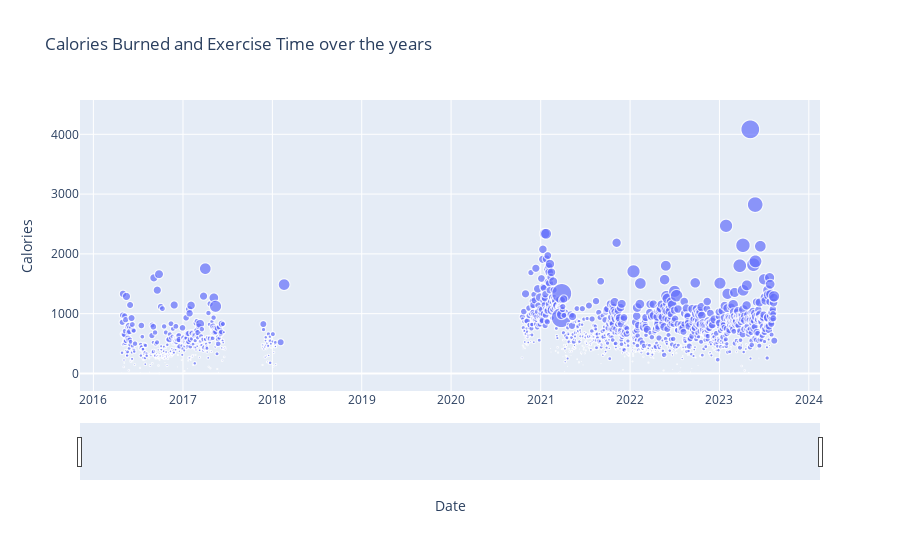

Notebook code cell kept with this figure:
### Code cell
fig = px.scatter(activity_data, 
                x='Date', 
                y='Calories', 
                title='Calories Burned and Exercise Time over the years',
                size='Duration')
fig.update_layout(xaxis_rangeslider_visible=True)
fig

### Figure 1 — Plotly figure (JSON) as saved in the notebook; plotly's stock layout.template omitted (floating-point values rounded to 4 significant figures; data arrays with more than 128 entries replaced by an {"elided": "..."} marker saying what was removed)
{"data": [{"hovertemplate": "Date=%{x}<br>Calories=%{y}<br>Duration=%{marker.size}<extra></extra>", "legendgroup": "", "marker": {"color": "#636efa", "size": {"elided": "1456 int values"}, "sizemode": "area", "sizeref": 1.84, "symbol": "circle"}, "mode": "markers", "name": "", "showlegend": false, "type": "scattergl", "x": {"elided": "1456 str values"}, "xaxis": "x", "y": {"elided": "1456 float values"}, "yaxis": "y"}], "layout": {"legend": {"itemsizing": "constant", "tracegroupgap": 0}, "title": {"text": "Calories Burned and Exercise Time over the years"}, "xaxis": {"anchor": "y", "domain": [0, 1], "rangeslider": {"visible": true}, "title": {"text": "Date"}}, "yaxis": {"anchor": "x", "domain": [0, 1], "title": {"text": "Calories"}}}}
